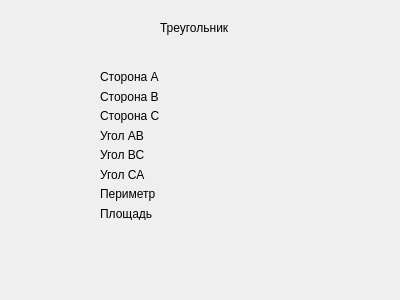
<?xml version="1.0" encoding="UTF-8"?>
<ui version="4.0">
 <class>ShowTriangle</class>
 <widget class="QDialog" name="ShowTriangle">
  <property name="geometry">
   <rect>
    <x>0</x>
    <y>0</y>
    <width>400</width>
    <height>300</height>
   </rect>
  </property>
  <property name="windowTitle">
   <string>Dialog</string>
  </property>
  <widget class="QLabel" name="label">
   <property name="geometry">
    <rect>
     <x>160</x>
     <y>20</y>
     <width>71</width>
     <height>16</height>
    </rect>
   </property>
   <property name="text">
    <string>Треугольник</string>
   </property>
  </widget>
  <widget class="QWidget" name="">
   <property name="geometry">
    <rect>
     <x>100</x>
     <y>70</y>
     <width>161</width>
     <height>150</height>
    </rect>
   </property>
   <layout class="QHBoxLayout" name="horizontalLayout">
    <item>
     <layout class="QVBoxLayout" name="verticalLayout">
      <item>
       <widget class="QLabel" name="label_2">
        <property name="text">
         <string>Сторона А</string>
        </property>
       </widget>
      </item>
      <item>
       <widget class="QLabel" name="label_3">
        <property name="text">
         <string>Сторона В</string>
        </property>
       </widget>
      </item>
      <item>
       <widget class="QLabel" name="label_4">
        <property name="text">
         <string>Сторона С</string>
        </property>
       </widget>
      </item>
      <item>
       <widget class="QLabel" name="label_5">
        <property name="text">
         <string>Угол АВ</string>
        </property>
       </widget>
      </item>
      <item>
       <widget class="QLabel" name="label_6">
        <property name="text">
         <string>Угол ВС</string>
        </property>
       </widget>
      </item>
      <item>
       <widget class="QLabel" name="label_7">
        <property name="text">
         <string>Угол СА</string>
        </property>
       </widget>
      </item>
      <item>
       <widget class="QLabel" name="label_8">
        <property name="text">
         <string>Периметр</string>
        </property>
       </widget>
      </item>
      <item>
       <widget class="QLabel" name="label_9">
        <property name="text">
         <string>Площадь</string>
        </property>
       </widget>
      </item>
     </layout>
    </item>
    <item>
     <layout class="QVBoxLayout" name="verticalLayout_2">
      <item>
       <widget class="QLabel" name="side_a">
        <property name="text">
         <string/>
        </property>
       </widget>
      </item>
      <item>
       <widget class="QLabel" name="side_b">
        <property name="text">
         <string/>
        </property>
       </widget>
      </item>
      <item>
       <widget class="QLabel" name="side_c">
        <property name="text">
         <string/>
        </property>
       </widget>
      </item>
      <item>
       <widget class="QLabel" name="angle_a">
        <property name="text">
         <string/>
        </property>
       </widget>
      </item>
      <item>
       <widget class="QLabel" name="angle_b">
        <property name="text">
         <string/>
        </property>
       </widget>
      </item>
      <item>
       <widget class="QLabel" name="angle_c">
        <property name="text">
         <string/>
        </property>
       </widget>
      </item>
      <item>
       <widget class="QLabel" name="perimeter">
        <property name="text">
         <string/>
        </property>
       </widget>
      </item>
      <item>
       <widget class="QLabel" name="square">
        <property name="text">
         <string/>
        </property>
       </widget>
      </item>
     </layout>
    </item>
   </layout>
  </widget>
 </widget>
 <resources/>
 <connections/>
</ui>
